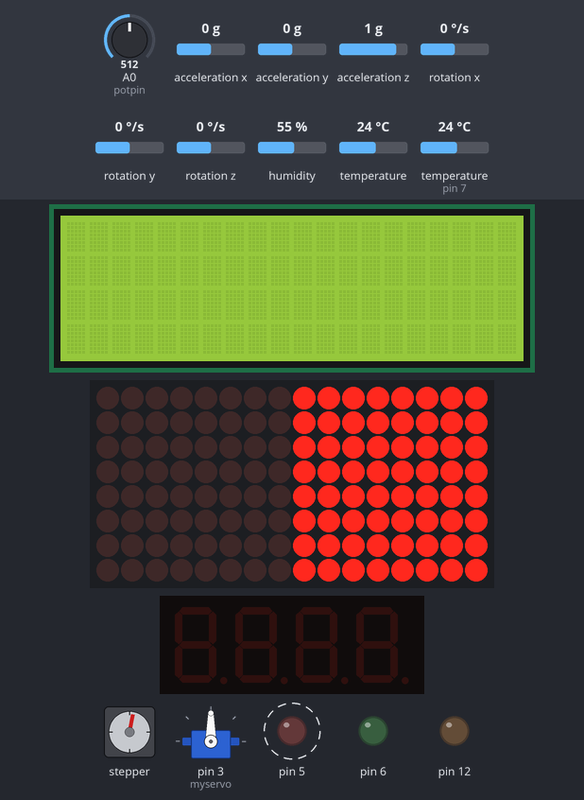
Bench run of a sketch on a simulated Arduino Uno, built with avr-gcc and run on an emulated ATmega328P. On the bench: stepper motor, 20×4 character LCD, 16×8 LED matrix, servo, 4-digit seven-segment display, output pins drawn as LEDs (lit = HIGH). Wiring (from diagram.json): stepper motor driver (200 steps per turn assumed): step pin 8; direction pin 9. Dashed ring = blinking. The inputs (shaded band) are chosen by the test bench; at power-on: A0 (potpin) = 512, acceleration z 1 g, temperature (sensor on pin 7) 24 °C, acceleration x 0 g, acceleration y 0 g, rotation x 0 °/s, rotation y 0 °/s, rotation z 0 °/s, humidity 55 %, temperature 24 °C. Random numbers use the default seed unless the sketch sets one; pins used as bus, display or sensor lines are not drawn; what the sketch prints to the serial monitor is not drawn.

Above: at 1.2 s.
1.3 s: A0 (potpin) set to 479
At 4.4 s:
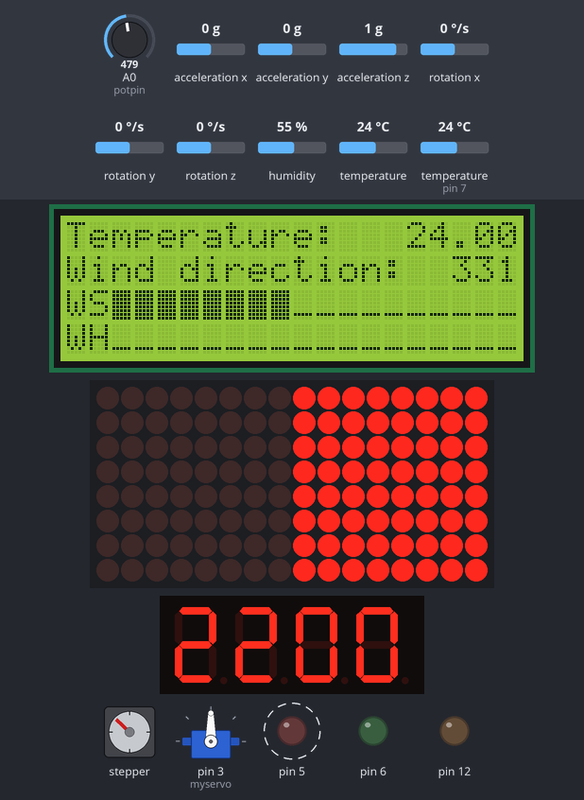
6.1 s: A0 (potpin) set to 443
At 9.6 s:
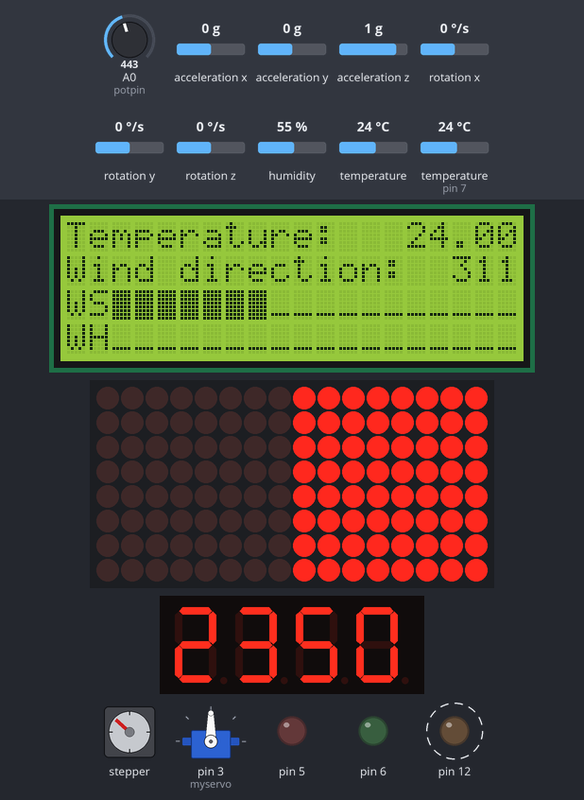
11.3 s: acceleration z set to -1.4 g
At 13.0 s:
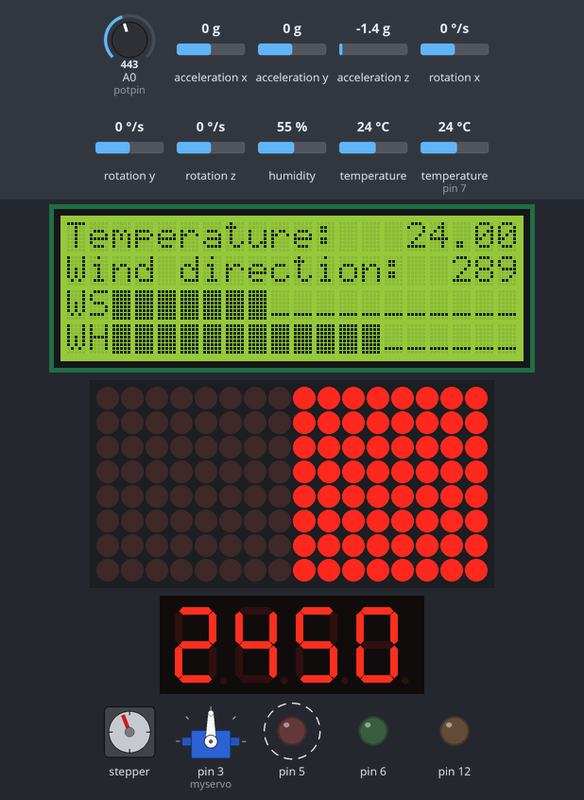
15.3 s: acceleration z set to -0.8 g
At 18.1 s:
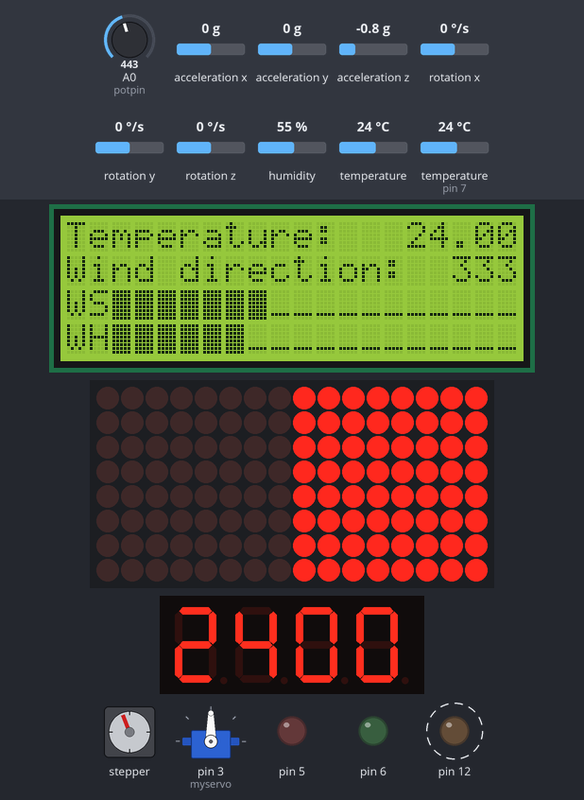
20.4 s: temperature (sensor on pin 7) set to 33 °C
At 21.5 s:
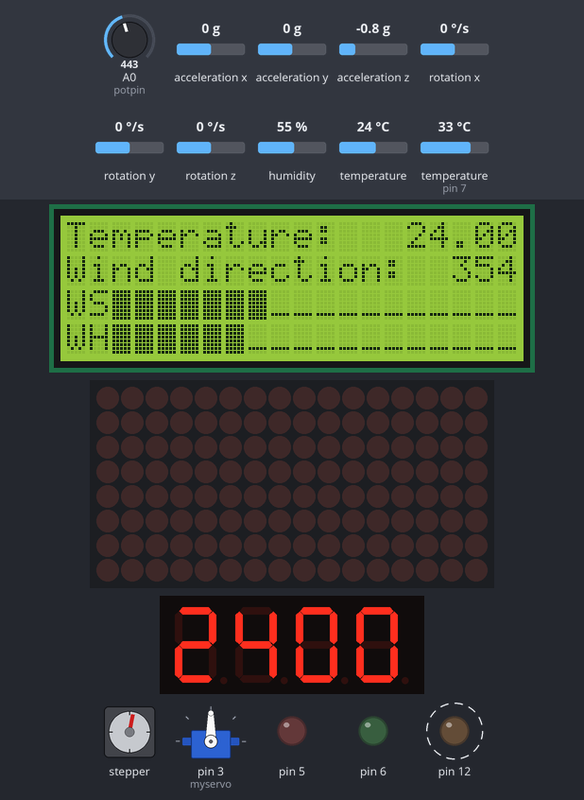
24.9 s: A0 (potpin) set to 716
At 27.8 s:
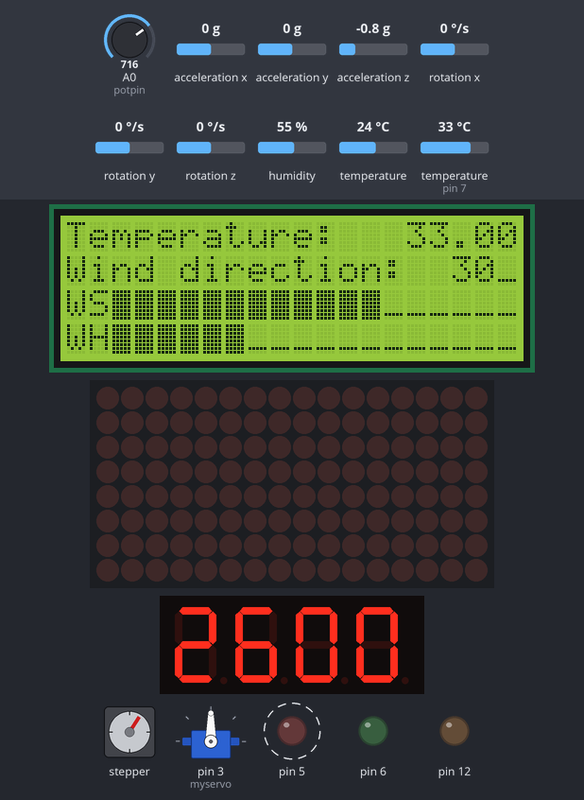
Timing chart, 0 to 32.3 s (numbered marks = the images above; inputs shaded):
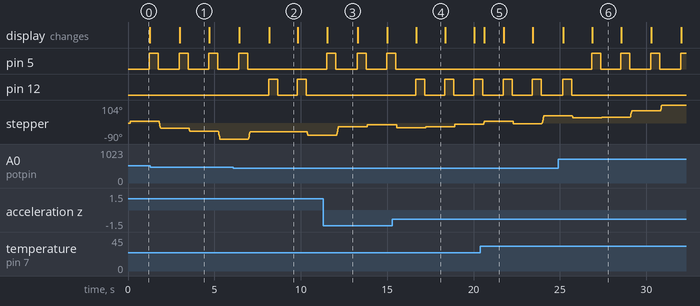

Measured:
- the behaviour switches between 461 and 460 on A0 (potpin) (found by bisection; images 1 and 2)
- after the input at 6.1 s, pin 12: alternates HIGH for 0.52 s and LOW for 1.1 s, starting after 2.1 s
- after the input at 11.3 s, pin 5: alternates HIGH for 0.52 s and LOW for 1.2 s, starting after 0.21 s
- after the input at 15.3 s, pin 12: alternates HIGH for 0.52 s and LOW for 1.2 s, starting after 1.4 s
- after the input at 24.9 s, pin 5: alternates HIGH for 0.52 s and LOW for 1.2 s, starting after 1.9 s
- what the display in image 1 shows lasts 1.7 s, from 3.0 s to 4.7 s
- what the display in image 2 shows lasts 1.6 s, from 8.2 s to 9.8 s

The sketch:

sketch.ino
```cpp
#include <LiquidCrystal_I2C.h>
#include <DHT.h>
#include <LowPower.h>
#include <Adafruit_MPU6050.h>
#include <Adafruit_Sensor.h>
#include <Wire.h>
#include <MD_MAX72xx.h>
#include <Servo.h>
#include <TM1637.h>

#define	CLK_PIN		13
#define	DATA_PIN	11
#define	CS_PIN		10
MD_MAX72XX mx = MD_MAX72XX(MD_MAX72XX::PAROLA_HW, CS_PIN, 2);

// Pin for DHT22 sensor
#define DHTPIN 7
#define DHTTYPE DHT22

Adafruit_MPU6050 mpu;

Servo myservo;  // create servo object to control a servo
int pos = 90;    // variable to store the servo position

// Variables for stepper controlling
const int DIR = 9;
const int STEP = 8;
const int steps_per_rev = 200;
int CW = 0;
int randNumber;
int windDir;
int steps;

int potpin = 0;  // analog pin used to connect the potentiometer
int windSpeed;    // variable to read the value from the analog pin

float tempInterior = 15;
float tempConsigna = 25;
float tempMargin = 3;
float Max;
float Min;

int x = 0;
int y = 0;

// Initialize DHT sensor
DHT dht(DHTPIN, DHTTYPE);

LiquidCrystal_I2C lcd(0x27, 20, 4);

TM1637 tm(2, 4);
int tempDisplay;

bool heating = false;
bool cooling = false;
bool winter = false;
bool summer = false;


void setup() {
  // Initialize serial communication
  Serial.begin(9600);

  // configure the digital pins connected with STEP and DIR as output pins.
  pinMode(STEP, OUTPUT);
  pinMode(DIR, OUTPUT);

  // Initialize DHT sensor
  dht.begin();

  // Initialiye accelerometer
  if(!mpu.begin()) {
    Serial.println("Failed to find MPU6050 chip");
    while(1) {
      delay(10);
    }
  }
  mpu.setAccelerometerRange(MPU6050_RANGE_16_G);

  // Initialize LCD screen
  lcd.init();
  lcd.backlight();
  lcd.clear();

  pinMode(5, OUTPUT);
  pinMode(12, OUTPUT);
  pinMode(6, OUTPUT);

  mx.begin();
  mx.control(MD_MAX72XX::INTENSITY, MAX_INTENSITY / 2);
  mx.clear();

  myservo.attach(3);  // attaches the servo on pin 3 to the servo object

  tm.init();
  tm.set(BRIGHT_TYPICAL);

}


void loop() {

  digitalWrite(5, LOW);
  digitalWrite(12, LOW);
  digitalWrite(6, LOW);


  // Read temperature and humidity data from DHT sensor
  float temperature = dht.readTemperature();
  float humidity = dht.readHumidity();
  // Display temperature and humidity on serial monitor
  Serial.print("Temperature: ");
  Serial.print(temperature);
  Serial.println("ºC");
  Serial.print("Inside temperature: ");
  Serial.println(tempInterior);

  // Temperatura exterior se transmite al interior
  if (tempInterior > temperature){
    tempInterior = tempInterior - 0.5;
  } else {
    tempInterior = tempInterior + 0.5;
  }

  if (temperature<tempConsigna){
    winter=true;
    summer=false;
    myservo.write(90);
  } else{
    winter=false;
    summer=true;
    mx.clear();
  }
  if ((tempInterior<(tempConsigna-tempMargin))&&winter){
    for(int x = 0; x < 8 ; x++){
    for(int y = 0; y < 8 ; y++){
      mx.setPoint(y, x, true);
      mx.update();
    }
  }
    tempInterior = tempInterior + 3.0;
  }
  if (tempInterior>(tempConsigna+tempMargin)){
    mx.clear();
  }
  if ((tempInterior>(tempConsigna+tempMargin))&&summer){
    myservo.write(180);
    tempInterior = tempInterior - 2.0;
  }
  if (tempInterior<(tempConsigna-tempMargin)){
   myservo.write(90);
  }


  if(temperature>0){
  // Read wind speed value
  windSpeed = analogRead(potpin); // Values between 0 and 1023
  // scale the value for wind speed range
  windSpeed = map(windSpeed, 0, 1023, 0, 180);
  Serial.print("Wind speed: ");
  Serial.print(windSpeed);
  Serial.println(" km/h");

  // Controlling the step motor
  randNumber = random(30);
  CW = random(0,2);

  if (CW == 1) {
    digitalWrite(DIR, HIGH);
        steps = steps + randNumber;
      } else {
        digitalWrite(DIR, LOW);
        steps = steps - randNumber;
      }
      if (steps>=200){
        steps = steps - 200;
      }
      if (steps<0){
        steps = 200 + steps;
      }
      windDir = (float)steps/200*360;
      Serial.print("Wind direction: ");
      Serial.print(windDir);
      Serial.println("º");

      for(int i = 0; i < randNumber ; i++){
        digitalWrite(STEP, HIGH);
        delayMicroseconds(2000);
        digitalWrite(STEP, LOW);
        delayMicroseconds(2000);
      }
      delay(1000);
  }


  sensors_event_t a, g, temp;
  mpu.getEvent(&a, &g, &temp);
  Serial.print("Acceleration: ");
  Serial.print(a.acceleration.x);
  Serial.print(",");
  Serial.print(a.acceleration.y);
  Serial.print(",");
  Serial.print(a.acceleration.z);
  Serial.println(" m/s^2");

  // Display measurements on LCD screen and sea state LED
  if (temperature>0){

    lcd.backlight();
    lcd.setCursor(0, 0);
    lcd.print("Temperature: ");
    lcd.setCursor(15, 0);
    lcd.print(temperature);
    lcd.setCursor(0, 1);
    lcd.print("Wind direction:");
    lcd.setCursor(17,1);
    lcd.print("___");
    lcd.setCursor(17,1);
    lcd.print(windDir);
    lcd.setCursor(0,2);
    lcd.print("WS__________________");
    lcd.setCursor(2,2);
    for(int i=1;i<(windSpeed/10+1);i++){
      lcd.print(char(255));
    }
    lcd.setCursor(0,3);
    lcd.print("WH__________________");
    lcd.setCursor(2,3);
    if (a.acceleration.z<0){
      for(int i=1;i<(int)(a.acceleration.z*(-1));i++){
      lcd.print(char(255));
      }
    }
    // Sea state according to wind speed
    if ((windSpeed>80)||(a.acceleration.z<-10)){
      digitalWrite(5, HIGH);
    } else if ((windSpeed>50)||(a.acceleration.z<-5)){
      digitalWrite(12, HIGH);
    } else {
      digitalWrite(6, HIGH);
    }
  }


  // Hibernating when temperature is below 0ºC
  if (temperature<0){
    Serial.print("Taking a nap...");
    lcd.clear();
    lcd.noBacklight();
    lcd.setCursor(0, 0);
    lcd.println("Hibernating...");
    LowPower.powerDown(SLEEP_4S,ADC_OFF,BOD_OFF);
  }
  tempDisplay = tempInterior*100;
  tm.display(0, (tempDisplay / 1000) % 10);
  tm.display(1, (tempDisplay / 100) % 10);
  tm.display(2, (tempDisplay / 10) % 10);
  tm.display(3, tempDisplay % 10);

  delay(500);
}


void cooling_on(){
  myservo.write(180);
  tempInterior = tempInterior - 1.5;
}

void cooling_off(){
  myservo.write(90);
}
```
